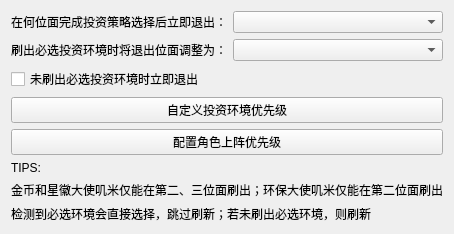
<?xml version="1.0" encoding="UTF-8"?>
<ui version="4.0">
 <class>CurrencySettings</class>
 <widget class="QWidget" name="CurrencySettings">
  <layout class="QVBoxLayout" name="CurrencySettings_layout">
   <item>
    <layout class="QFormLayout" name="formLayout_currency_war">
     <item row="0" column="0">
      <widget class="QLabel" name="Currency_exit_plane_label">
       <property name="text">
        <string>在何位面完成投资策略选择后立即退出：</string>
       </property>
      </widget>
     </item>
     <item row="0" column="1">
      <widget class="QComboBox" name="Currency_exit_plane_combo" />
     </item>
     <item row="1" column="0">
      <widget class="QLabel" name="Currency_prior_exit_plane_label">
       <property name="text">
        <string>刷出必选投资环境时将退出位面调整为：</string>
       </property>
      </widget>
     </item>
     <item row="1" column="1">
      <widget class="QComboBox" name="Currency_prior_exit_plane_combo" />
     </item>
    </layout>
   </item>
   <item>
    <widget class="QCheckBox" name="Currency_exit_if_no_prior_checkbox">
     <property name="text">
      <string>未刷出必选投资环境时立即退出</string>
     </property>
    </widget>
   </item>
   <item>
    <widget class="QPushButton" name="Currency_priority_settings_btn">
     <property name="text">
      <string>自定义投资环境优先级</string>
     </property>
    </widget>
   </item>
   <item>
    <widget class="QPushButton" name="Currency_deployment_settings_btn">
     <property name="text">
      <string>配置角色上阵优先级</string>
     </property>
    </widget>
   </item>
   <item>
    <widget class="QLabel" name="Currency_settings_label">
     <property name="text">
      <string>TIPS:</string>
     </property>
    </widget>
   </item>
   <item>
    <widget class="QLabel" name="Currency_settings_label">
     <property name="text">
      <string>金币和星徽大使叽米仅能在第二、三位面刷出；环保大使叽米仅能在第二位面刷出</string>
     </property>
    </widget>
   </item>
   <item>
    <widget class="QLabel" name="Currency_settings_label">
     <property name="text">
      <string>检测到必选环境会直接选择，跳过刷新；若未刷出必选环境，则刷新</string>
     </property>
    </widget>
   </item>
  </layout>
 </widget>
 <resources />
 <connections />
</ui>
